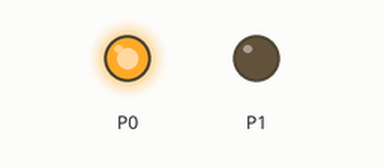
Recording of a program running on a simulated BBC micro:bit running MicroPython. On the bench: output pins drawn as LEDs (lit = HIGH).

Above: at 0.05 s.
At 0.65 s:
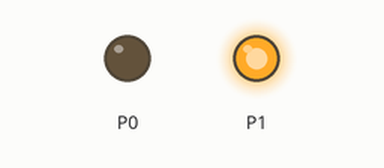
At 1.25 s:
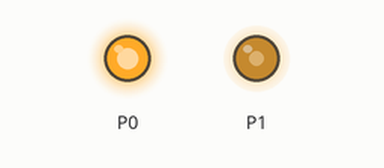
At 2.5 s:
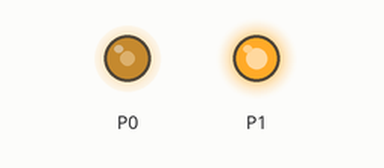
Timing chart, 0 to 5.8 s (numbered marks = the images above):
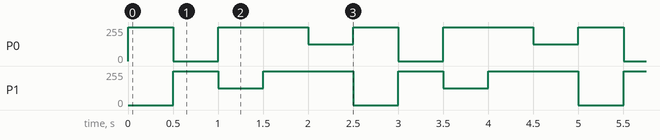

The program:

__LED__.py
```python
from microbit import *

while True:
    pin0.write_analog(1023) #在P0口上输出3.3V
    pin1.write_analog(0)
    sleep(500)
    pin0.write_analog(0) #在P0口上输出0V
    pin1.write_analog(1023)
    sleep(500)
    pin0.write_analog(1023) #在P0口上输出3.3V
    pin1.write_analog(511)
    sleep(500)
    pin0.write_analog(1023) #在P0口上输出3.3V
    pin1.write_analog(1023)
    sleep(500)
    pin0.write_analog(511) #在P0口上输出1.65V
    pin1.write_analog(1023)
    sleep(500)    
```

Measured:
- by itself, P0: repeats every 2.5 s: 0/255 0.50 s, 255/255 1.0 s, 127/255 0.50 s, 255/255 0.50 s
- by itself, P1: repeats every 2.5 s: 127/255 0.50 s, 255/255 1.0 s, 0/255 0.50 s, 255/255 0.50 s
